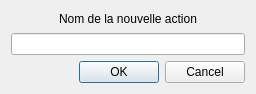
<?xml version="1.0" encoding="UTF-8"?>
<ui version="4.0">
 <class>AddAction</class>
 <widget class="QDialog" name="AddAction">
  <property name="geometry">
   <rect>
    <x>0</x>
    <y>0</y>
    <width>256</width>
    <height>94</height>
   </rect>
  </property>
  <property name="windowTitle">
   <string>Ajout d'une action</string>
  </property>
  <layout class="QVBoxLayout" name="verticalLayout_2">
   <item>
    <widget class="QLabel" name="label">
     <property name="text">
      <string>Nom de la nouvelle action</string>
     </property>
     <property name="alignment">
      <set>Qt::AlignCenter</set>
     </property>
    </widget>
   </item>
   <item>
    <widget class="QLineEdit" name="nameEdit"/>
   </item>
   <item>
    <widget class="QDialogButtonBox" name="buttonBox">
     <property name="orientation">
      <enum>Qt::Horizontal</enum>
     </property>
     <property name="standardButtons">
      <set>QDialogButtonBox::Cancel|QDialogButtonBox::Ok</set>
     </property>
    </widget>
   </item>
  </layout>
 </widget>
 <resources/>
 <connections>
  <connection>
   <sender>buttonBox</sender>
   <signal>accepted()</signal>
   <receiver>AddAction</receiver>
   <slot>accept()</slot>
   <hints>
    <hint type="sourcelabel">
     <x>248</x>
     <y>254</y>
    </hint>
    <hint type="destinationlabel">
     <x>157</x>
     <y>274</y>
    </hint>
   </hints>
  </connection>
  <connection>
   <sender>buttonBox</sender>
   <signal>rejected()</signal>
   <receiver>AddAction</receiver>
   <slot>reject()</slot>
   <hints>
    <hint type="sourcelabel">
     <x>316</x>
     <y>260</y>
    </hint>
    <hint type="destinationlabel">
     <x>286</x>
     <y>274</y>
    </hint>
   </hints>
  </connection>
 </connections>
</ui>
